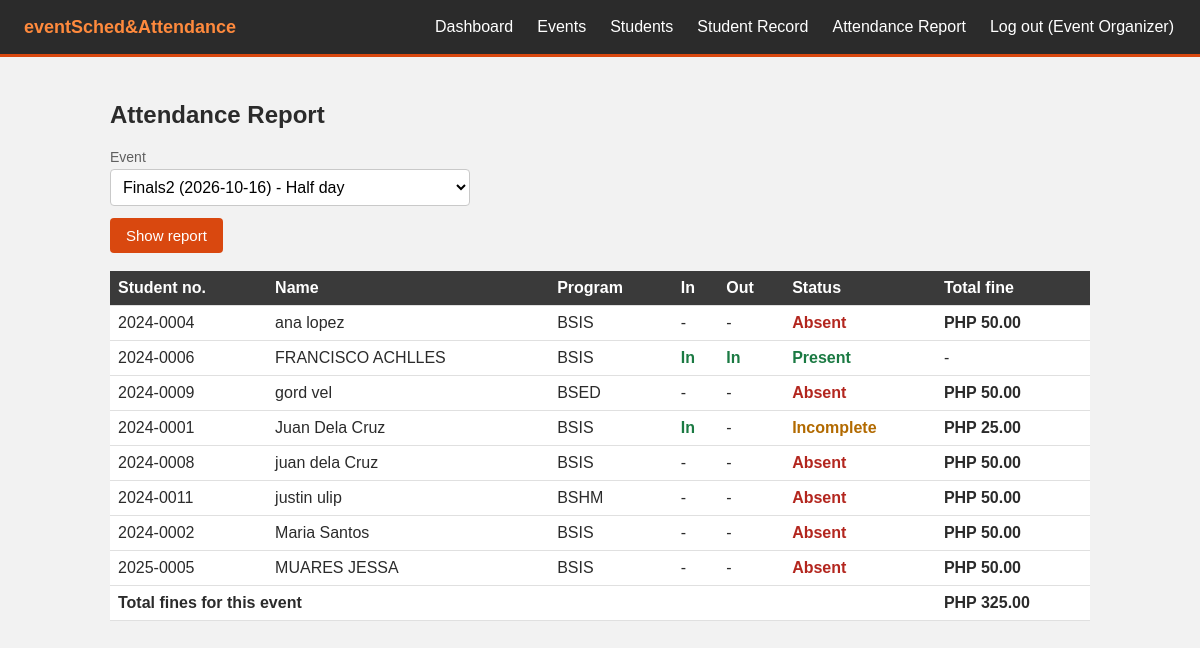
Page /report.php (signed in) on the committed database.
### tables this page shows
CREATE TABLE `events` (
  `id` int(11) NOT NULL,
  `title` varchar(150) NOT NULL,
  `event_date` date NOT NULL,
  `event_time` time NOT NULL,
  `venue` varchar(150) NOT NULL,
  `category` enum('mandatory','optional') NOT NULL,
  `fine_amount` decimal(10,2) NOT NULL DEFAULT 0.00,
  `sessions` tinyint(4) NOT NULL DEFAULT 4,
  `status` enum('draft','published','closed') NOT NULL DEFAULT 'draft',
  `created_by` int(11) NOT NULL
);

### db.php (called while the page is built, shortened)
<?php
$conn = mysqli_connect("localhost", "root", "", "eventsched");
function run($sql, $types = "", $params = []) {
    global $conn;
    $stmt = mysqli_prepare($conn, $sql);
    if ($types != "") {
        mysqli_stmt_bind_param($stmt, $types, ...$params);
    }
    mysqli_stmt_execute($stmt);
    return mysqli_stmt_get_result($stmt);
}
function e($text) {
    return htmlspecialchars($text);
}
function slots_for($sessions) {
    if ($sessions == 2) {
        return ["am_in" => "In", "am_out" => "Out"];
    }
    return ["am_in" => "AM In", "am_out" => "AM Out", "pm_in" => "PM In", "pm_out" => "PM Out"];
}

### report.php (the view, shortened to what this page needs)
<?php
require "db.php";
$scans = "(SELECT event_id, student_id, COUNT(*) AS n,
             MAX(CASE WHEN slot = 'am_in'  THEN scanned_at END) AS am_in,
             MAX(CASE WHEN slot = 'am_out' THEN scanned_at END) AS am_out,
             MAX(CASE WHEN slot = 'pm_in'  THEN scanned_at END) AS pm_in,
             MAX(CASE WHEN slot = 'pm_out' THEN scanned_at END) AS pm_out
           FROM attendance GROUP BY event_id, student_id)";
function cell($time, $slot_fine, $excused) {
    if ($time) {
        return '<b style="color:#1b7a43;">In</b>';
    }
    return "-";
}
$event_list = [];
$result = run("SELECT id, title, event_date, sessions FROM events WHERE status <> 'draft' ORDER BY event_date DESC, event_time DESC");
while ($row = mysqli_fetch_assoc($result)) {
    $event_list[] = $row;
}
$event_id = $_GET['event_id'] ?? "";
if ($event_id == "" && count($event_list) > 0) {
    $event_id = $event_list[0]['id'];
}
$report = [];
$event_total = 0;
$labels = slots_for(4);
if ($event_id != "") {
    $result = run("SELECT * FROM events WHERE id = ?", "i", [$event_id]);
    $event = mysqli_fetch_assoc($result);
    $n = $event ? (int) $event['sessions'] : 4;
    $labels = slots_for($n);
    $sql = "SELECT s.student_no, s.name, s.program,
              a.am_in, a.am_out, a.pm_in, a.pm_out, COALESCE(a.n, 0) AS done,
              (x.id IS NOT NULL) AS excused, e.category, e.fine_amount
            FROM events e
            CROSS JOIN students s
            LEFT JOIN $scans a ON a.event_id = e.id AND a.student_id = s.id
            LEFT JOIN excuses x ON x.event_id = e.id AND x.student_id = s.id
            WHERE e.id = ?
            ORDER BY s.name";
    $result = run($sql, "i", [$event_id]);
    while ($row = mysqli_fetch_assoc($result)) {
        $row['slot_fine'] = ($row['category'] == "mandatory") ? $row['fine_amount'] / $n : 0;
        $row['missed'] = $n - $row['done'];
        $row['fine'] = $row['excused'] ? 0 : $row['missed'] * $row['slot_fine'];
        if ($row['done'] >= $n) $row['status'] = "Present";
        elseif ($row['excused']) $row['status'] = "Excused";
        elseif ($row['done'] > 0) $row['status'] = "Incomplete";
        else $row['status'] = "Absent";
        $event_total += $row['fine'];
        $report[] = $row;
    }
}
include "header.php";
?>
<h2>Attendance Report</h2>
<?php if (count($event_list) == 0) { ?>
  <p>There are no events yet. Publish an event first.</p>
<?php } else { ?>
<form method="get">
  <label>Event
    <select name="event_id">
      <?php foreach ($event_list as $ev) { ?>
        <option value="<?php echo $ev['id']; ?>" <?php if ($ev['id'] == $event_id) echo "selected"; ?>>
          <?php echo e($ev['title'] . " (" . $ev['event_date'] . ")"); ?>
          <?php echo $ev['sessions'] == 2 ? " - Half day" : " - Whole day"; ?>
        </option>
      <?php } ?>
    </select>
  </label>
  <button type="submit">Show report</button>
</form>
<br>
<table>
  <tr>
    <th>Student no.</th><th>Name</th><th>Program</th>
    <?php foreach ($labels as $label) { ?><th><?php echo $label; ?></th><?php } ?>
    <th>Status</th><th>Total fine</th>
  </tr>
  <?php foreach ($report as $r) { ?>
  <tr>
    <td><?php echo e($r['student_no']); ?></td>
    <td><?php echo e($r['name']); ?></td>
    <td><?php echo e($r['program']); ?></td>
    <?php foreach ($labels as $key => $label) { ?>
      <td><?php echo cell($r[$key], $r['slot_fine'], $r['excused']); ?></td>
    <?php } ?>
    <?php
      $color = "";
      if ($r['status'] == "Present") $color = "color:#1b7a43;font-weight:bold;";
      if ($r['status'] == "Incomplete") $color = "color:#b26a00;font-weight:bold;";
      if ($r['status'] == "Absent") $color = "color:#b3261e;font-weight:bold;";
    ?>
    <td style="<?php echo $color; ?>"><?php echo e($r['status']); ?></td>
    <td><?php echo $r['fine'] > 0 ? "<b>PHP " . number_format($r['fine'], 2) . "</b>" : "-"; ?></td>
  </tr>
  <?php } ?>
  <tr>
    <td colspan="<?php echo count($labels) + 4; ?>"><b>Total fines for this event</b></td>
    <td><b>PHP <?php echo number_format($event_total, 2); ?></b></td>
  </tr>
</table>
<?php } ?>
<?php include "footer.php"; ?>

### style.css (style rules this page uses)
body { margin: 0; font-family: Arial, sans-serif; color: #2b2b2b; background: #f2f2f2; }
h2, h3 { color: #2b2b2b; }
label { display: block; margin-bottom: 12px; color: #5f5f5f; font-size: 14px; }
input, select { display: block; width: 100%; max-width: 360px; padding: 8px; margin-top: 4px; font-size: 16px; box-sizing: border-box; background: #ffffff; border: 1px solid #c9c9c9; border-radius: 4px; }
button { background: #d9480f; color: #ffffff; border: 0; padding: 9px 16px; font-size: 15px; cursor: pointer; border-radius: 4px; }
table { width: 100%; border-collapse: collapse; margin-bottom: 20px; background: #ffffff; }
th, td { text-align: left; padding: 8px; border-bottom: 1px solid #e0e0e0; vertical-align: middle; }
th { background: #3a3a3a; color: #ffffff; }

### rows in the picture
events: sessions "In", sessions "Out", student_no "2024-0004", name "ana lopez", program "BSIS", excused "-", status "Absent", fine "50.00", student_no "2024-0006", name "FRANCISCO ACHLLES", status "Present", student_no "2024-0009", name "gord vel", program "BSED", student_no "2024-0001", name "Juan Dela Cruz", status "Incomplete", fine "25.00", student_no "2024-0008", name "juan dela Cruz", student_no "2024-0011", name "justin ulip", program "BSHM", student_no "2024-0002", name "Maria Santos", student_no "2025-0005", name "MUARES JESSA"

### other values in the picture
$_SESSION['name'] "Event Organizer"
$event_total "325.00"
form field event_id "Finals2 (2026-10-16) - Half day"
